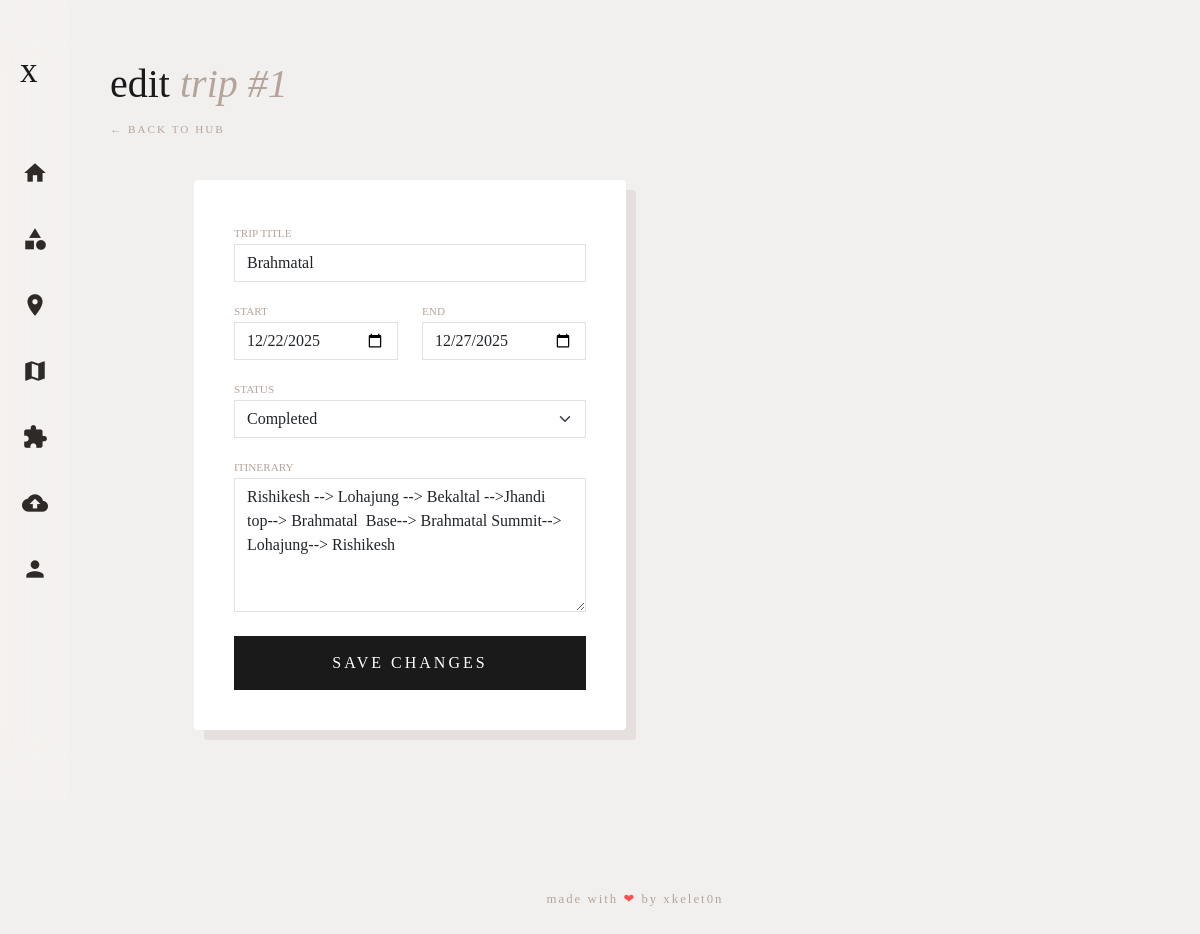
The page /edit_trip/1 on the database its author committed.
### app.py (models this page shows)
class Trip(db.Model):
    id = db.Column(db.Integer, primary_key=True)
    title = db.Column(db.String(100), nullable=False)
    start_date = db.Column(db.String(50))
    end_date = db.Column(db.String(50))
    status = db.Column(db.String(20), default='Upcoming')
    itinerary = db.Column(db.Text)

### app.py (the view, shortened to what this page needs)
@app.route('/edit_trip/<int:id>', methods=['GET', 'POST'])
def edit_trip(id):
    trip = Trip.query.get_or_404(id)
    return render_template('edit.html', item=trip, type='trip')

### Templates/edit.html (shortened to what this page needs)
{% extends 'base.html' %}
{% block content %}
<div class="page-header">
    <h1>Edit <span>{% if type == 'photo' %}Capture{% else %}Trip{% endif %} #{{ item.id }}</span></h1>
    <a href="/upload" style="text-decoration: none; color: #b5a499; font-size: 0.7rem; letter-spacing: 2px; text-transform: uppercase;">&larr; Back to Hub</a>
</div>
<div style="padding: 0 8% 80px; max-width: 600px;">
    <div style="background: white; padding: 40px; border-radius: 4px; box-shadow: 10px 10px 0px #e5e0dd;">
        <form method="POST">
            {% if type == 'photo' %}
            <div class="mb-3">
                <label style="font-size: 0.7rem; color: #b5a499;">CATEGORY</label>
                <select name="category" class="form-select" style="border-radius: 0;">
                    <option {% if item.category == 'Wildlife' %}selected{% endif %}>Wildlife</option>
                    <option {% if item.category == 'Astro' %}selected{% endif %}>Astro</option>
                    <option {% if item.category == 'Landscape' %}selected{% endif %}>Landscape</option>
                    <option {% if item.category == 'Mountain' %}selected{% endif %}>Mountain</option>
                    <option {% if item.category == 'abstract' %}selected{% endif %}>Abstract</option>
                </select>
            </div>
            <div class="mb-3">
                <label style="font-size: 0.7rem; color: #b5a499;">STATE</label>
                <select id="state" name="location" class="form-select" style="border-radius: 0;"></select>
            </div>
            <div class="mb-3">
                <label style="font-size: 0.7rem; color: #b5a499;">CAPTURE DATE</label>
                <input type="date" name="capture_date" value="{{ item.capture_date }}" class="form-control" style="border-radius: 0;">
            </div>
            <div class="mb-4">
                <label style="font-size: 0.7rem; color: #b5a499;">DESCRIPTION</label>
                <textarea name="desc" class="form-control" rows="3" style="border-radius: 0;">{{ item.description }}</textarea>
            </div>
            {% else %}
            <div class="mb-3"><label style="font-size: 0.7rem; color: #b5a499;">TRIP TITLE</label><input type="text" name="trip_title" value="{{ item.title }}" class="form-control" style="border-radius: 0;"></div>
            <div class="row mb-3">
                <div class="col"><label style="font-size: 0.7rem; color: #b5a499;">START</label><input type="date" name="start_date" value="{{ item.start_date }}" class="form-control" style="border-radius: 0;"></div>
                <div class="col"><label style="font-size: 0.7rem; color: #b5a499;">END</label><input type="date" name="end_date" value="{{ item.end_date }}" class="form-control" style="border-radius: 0;"></div>
            </div>
            <div class="mb-3">
                <label style="font-size: 0.7rem; color: #b5a499;">STATUS</label>
                <select name="status" class="form-select" style="border-radius: 0;">
                    <option value="Completed" {% if item.status == 'Completed' %}selected{% endif %}>Completed</option>
                </select>
            </div>
            <div class="mb-4"><label style="font-size: 0.7rem; color: #b5a499;">ITINERARY</label><textarea name="itinerary" class="form-control" rows="5" style="border-radius: 0;">{{ item.itinerary }}</textarea></div>
            {% endif %}
            <button type="submit" style="width: 100%; background: #1a1a1a; color: white; border: none; padding: 15px; text-transform: uppercase; letter-spacing: 3px;">Save Changes</button>
        </form>
    </div>
</div>
{% endblock %}

### Templates/base.html (style rules this page uses)
body { margin: 0; background-color: #f2f0ef; color: #1a1a1a; font-family: 'Georgia', serif; display: flex; min-height: 100vh; overflow-x: hidden; }
.page-header { margin-bottom: 40px; padding-top: 20px; }
.page-header h1 { font-weight: 300; font-size: 2.5rem; text-transform: lowercase; }
.page-header span { color: #b5a499; font-style: italic; }

### rows shown on the page
Trip: id "1", trip_title "Brahmatal", start_date "12/22/2025", end_date "12/27/2025", status "Completed", itinerary "Rishikesh --> Lohajung --> Bekaltal -->Jhandi top--> Brahmatal Base--> Brahmatal Summit--> Lohajung--> Rishikesh"
